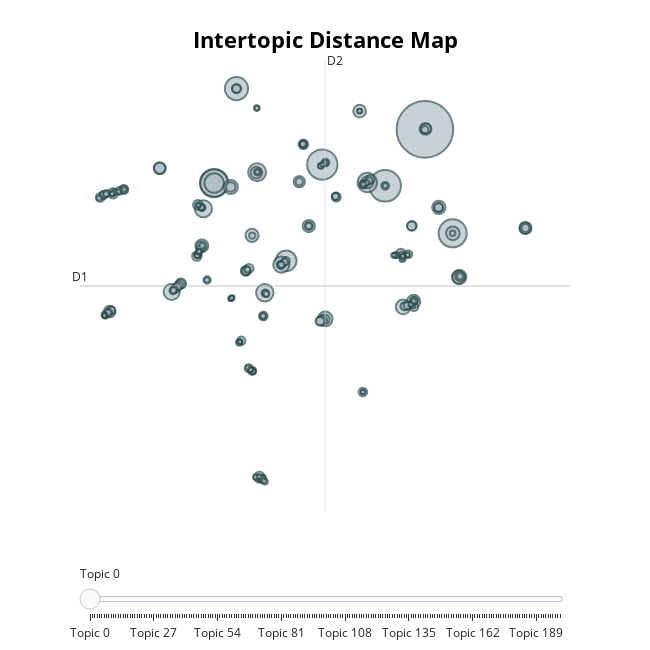

Write notebook code for a chart like this one.
### Markdown cell above
# Visualizing topics:
* Although the prior methods can be used to manually examine the textual contents of topics, visualizations can be an excellent way to succinctly communicate the same information. 

* Depending on the visualization, it can even reveal patterns that would be much harder/impossible to see through textual analysis - like inter-topic distance! 

* Let's see some examples!

### Code cell
# Create a 2D representation of your modeled topics & their pairwise distances: 
model.visualize_topics()

### Figure 1 — Plotly figure (JSON) as saved in the notebook; plotly's stock layout.template omitted (floating-point values rounded to 4 significant figures; data arrays with more than 128 entries replaced by an {"elided": "..."} marker saying what was removed)
{"data": [{"customdata": {"elided": "200x3 mixed values"}, "hovertemplate": "<b>Topic %{customdata[0]}</b><br>Words: %{customdata[1]}<br>Size: %{customdata[2]}", "legendgroup": "", "marker": {"color": "#B0BEC5", "line": {"color": "DarkSlateGrey", "width": 2}, "size": {"elided": "200 int values"}, "sizemode": "area", "sizeref": 1.147, "symbol": "circle"}, "mode": "markers", "name": "", "orientation": "v", "showlegend": false, "type": "scatter", "x": {"elided": "200 float values"}, "xaxis": "x", "y": {"elided": "200 float values"}, "yaxis": "y"}], "layout": {"annotations": [{"showarrow": false, "text": "D1", "x": -11.87, "y": -0.7367, "yshift": 10}, {"showarrow": false, "text": "D2", "x": 7.757, "xshift": 10, "y": 23.42}], "height": 650, "hoverlabel": {"bgcolor": "white", "font": {"family": "Rockwell", "size": 16}}, "legend": {"itemsizing": "constant", "tracegroupgap": 0}, "margin": {"t": 60}, "shapes": [{"line": {"color": "#CFD8DC", "width": 2}, "type": "line", "x0": 7.757, "x1": 7.757, "y0": -24.89, "y1": 23.42}, {"line": {"color": "#9E9E9E", "width": 2}, "type": "line", "x0": -11.87, "x1": 27.38, "y0": -0.7367, "y1": -0.7367}], "sliders": [{"active": 0, "pad": {"t": 50}, "steps": [{"args": [{"marker.color": {"elided": "1x200 str values"}}], "label": "Topic 0", "method": "update"}, {"args": [{"marker.color": {"elided": "1x200 str values"}}], "label": "Topic 1", "method": "update"}, {"args": [{"marker.color": {"elided": "1x200 str values"}}], "label": "Topic 2", "method": "update"}, {"args": [{"marker.color": {"elided": "1x200 str values"}}], "label": "Topic 3", "method": "update"}, {"args": [{"marker.color": {"elided": "1x200 str values"}}], "label": "Topic 4", "method": "update"}, {"args": [{"marker.color": {"elided": "1x200 str values"}}], "label": "Topic 5", "method": "update"}, {"args": [{"marker.color": {"elided": "1x200 str values"}}], "label": "Topic 6", "method": "update"}, {"args": [{"marker.color": {"elided": "1x200 str values"}}], "label": "Topic 7", "method": "update"}, {"args": [{"marker.color": {"elided": "1x200 str values"}}], "label": "Topic 8", "method": "update"}, {"args": [{"marker.color": {"elided": "1x200 str values"}}], "label": "Topic 9", "method": "update"}, {"args": [{"marker.color": {"elided": "1x200 str values"}}], "label": "Topic 10", "method": "update"}, {"args": [{"marker.color": {"elided": "1x200 str values"}}], "label": "Topic 11", "method": "update"}, {"args": [{"marker.color": {"elided": "1x200 str values"}}], "label": "Topic 12", "method": "update"}, {"args": [{"marker.color": {"elided": "1x200 str values"}}], "label": "Topic 13", "method": "update"}, {"args": [{"marker.color": {"elided": "1x200 str values"}}], "label": "Topic 14", "method": "update"}, {"args": [{"marker.color": {"elided": "1x200 str values"}}], "label": "Topic 15", "method": "update"}, {"args": [{"marker.color": {"elided": "1x200 str values"}}], "label": "Topic 16", "method": "update"}, {"args": [{"marker.color": {"elided": "1x200 str values"}}], "label": "Topic 17", "method": "update"}, {"args": [{"marker.color": {"elided": "1x200 str values"}}], "label": "Topic 18", "method": "update"}, {"args": [{"marker.color": {"elided": "1x200 str values"}}], "label": "Topic 19", "method": "update"}, {"args": [{"marker.color": {"elided": "1x200 str values"}}], "label": "Topic 20", "method": "update"}, {"args": [{"marker.color": {"elided": "1x200 str values"}}], "label": "Topic 21", "method": "update"}, {"args": [{"marker.color": {"elided": "1x200 str values"}}], "label": "Topic 22", "method": "update"}, {"args": [{"marker.color": {"elided": "1x200 str values"}}], "label": "Topic 23", "method": "update"}, {"args": [{"marker.color": {"elided": "1x200 str values"}}], "label": "Topic 24", "method": "update"}, {"args": [{"marker.color": {"elided": "1x200 str values"}}], "label": "Topic 25", "method": "update"}, {"args": [{"marker.color": {"elided": "1x200 str values"}}], "label": "Topic 26", "method": "update"}, {"args": [{"marker.color": {"elided": "1x200 str values"}}], "label": "Topic 27", "method": "update"}, {"args": [{"marker.color": {"elided": "1x200 str values"}}], "label": "Topic 28", "method": "update"}, {"args": [{"marker.color": {"elided": "1x200 str values"}}], "label": "Topic 29", "method": "update"}, {"args": [{"marker.color": {"elided": "1x200 str values"}}], "label": "Topic 30", "method": "update"}, {"args": [{"marker.color": {"elided": "1x200 str values"}}], "label": "Topic 31", "method": "update"}, {"args": [{"marker.color": {"elided": "1x200 str values"}}], "label": "Topic 32", "method": "update"}, {"args": [{"marker.color": {"elided": "1x200 str values"}}], "label": "Topic 33", "method": "update"}, {"args": [{"marker.color": {"elided": "1x200 str values"}}], "label": "Topic 34", "method": "update"}, {"args": [{"marker.color": {"elided": "1x200 str values"}}], "label": "Topic 35", "method": "update"}, {"args": [{"marker.color": {"elided": "1x200 str values"}}], "label": "Topic 36", "method": "update"}, {"args": [{"marker.color": {"elided": "1x200 str values"}}], "label": "Topic 37", "method": "update"}, {"args": [{"marker.color": {"elided": "1x200 str values"}}], "label": "Topic 38", "method": "update"}, {"args": [{"marker.color": {"elided": "1x200 str values"}}], "label": "Topic 39", "method": "update"}, {"args": [{"marker.color": {"elided": "1x200 str values"}}], "label": "Topic 40", "method": "update"}, {"args": [{"marker.color": {"elided": "1x200 str values"}}], "label": "Topic 41", "method": "update"}, {"args": [{"marker.color": {"elided": "1x200 str values"}}], "label": "Topic 42", "method": "update"}, {"args": [{"marker.color": {"elided": "1x200 str values"}}], "label": "Topic 43", "method": "update"}, {"args": [{"marker.color": {"elided": "1x200 str values"}}], "label": "Topic 44", "method": "update"}, {"args": [{"marker.color": {"elided": "1x200 str values"}}], "label": "Topic 45", "method": "update"}, {"args": [{"marker.color": {"elided": "1x200 str values"}}], "label": "Topic 46", "method": "update"}, {"args": [{"marker.color": {"elided": "1x200 str values"}}], "label": "Topic 47", "method": "update"}, {"args": [{"marker.color": {"elided": "1x200 str values"}}], "label": "Topic 48", "method": "update"}, {"args": [{"marker.color": {"elided": "1x200 str values"}}], "label": "Topic 49", "method": "update"}, {"args": [{"marker.color": {"elided": "1x200 str values"}}], "label": "Topic 50", "method": "update"}, {"args": [{"marker.color": {"elided": "1x200 str values"}}], "label": "Topic 51", "method": "update"}, {"args": [{"marker.color": {"elided": "1x200 str values"}}], "label": "Topic 52", "method": "update"}, {"args": [{"marker.color": {"elided": "1x200 str values"}}], "label": "Topic 53", "method": "update"}, {"args": [{"marker.color": {"elided": "1x200 str values"}}], "label": "Topic 54", "method": "update"}, {"args": [{"marker.color": {"elided": "1x200 str values"}}], "label": "Topic 55", "method": "update"}, {"args": [{"marker.color": {"elided": "1x200 str values"}}], "label": "Topic 56", "method": "update"}, {"args": [{"marker.color": {"elided": "1x200 str values"}}], "label": "Topic 57", "method": "update"}, {"args": [{"marker.color": {"elided": "1x200 str values"}}], "label": "Topic 58", "method": "update"}, {"args": [{"marker.color": {"elided": "1x200 str values"}}], "label": "Topic 59", "method": "update"}, {"args": [{"marker.color": {"elided": "1x200 str values"}}], "label": "Topic 60", "method": "update"}, {"args": [{"marker.color": {"elided": "1x200 str values"}}], "label": "Topic 61", "method": "update"}, {"args": [{"marker.color": {"elided": "1x200 str values"}}], "label": "Topic 62", "method": "update"}, {"args": [{"marker.color": {"elided": "1x200 str values"}}], "label": "Topic 63", "method": "update"}, {"args": [{"marker.color": {"elided": "1x200 str values"}}], "label": "Topic 64", "method": "update"}, {"args": [{"marker.color": {"elided": "1x200 str values"}}], "label": "Topic 65", "method": "update"}, {"args": [{"marker.color": {"elided": "1x200 str values"}}], "label": "Topic 66", "method": "update"}, {"args": [{"marker.color": {"elided": "1x200 str values"}}], "label": "Topic 67", "method": "update"}, {"args": [{"marker.color": {"elided": "1x200 str values"}}], "label": "Topic 68", "method": "update"}, {"args": [{"marker.color": {"elided": "1x200 str values"}}], "label": "Topic 69", "method": "update"}, {"args": [{"marker.color": {"elided": "1x200 str values"}}], "label": "Topic 70", "method": "update"}, {"args": [{"marker.color": {"elided": "1x200 str values"}}], "label": "Topic 71", "method": "update"}, {"args": [{"marker.color": {"elided": "1x200 str values"}}], "label": "Topic 72", "method": "update"}, {"args": [{"marker.color": {"elided": "1x200 str values"}}], "label": "Topic 73", "method": "update"}, {"args": [{"marker.color": {"elided": "1x200 str values"}}], "label": "Topic 74", "method": "update"}, {"args": [{"marker.color": {"elided": "1x200 str values"}}], "label": "Topic 75", "method": "update"}, {"args": [{"marker.color": {"elided": "1x200 str values"}}], "label": "Topic 76", "method": "update"}, {"args": [{"marker.color": {"elided": "1x200 str values"}}], "label": "Topic 77", "method": "update"}, {"args": [{"marker.color": {"elided": "1x200 str values"}}], "label": "Topic 78", "method": "update"}, {"args": [{"marker.color": {"elided": "1x200 str values"}}], "label": "Topic 79", "method": "update"}, {"args": [{"marker.color": {"elided": "1x200 str values"}}], "label": "Topic 80", "method": "update"}, {"args": [{"marker.color": {"elided": "1x200 str values"}}], "label": "Topic 81", "method": "update"}, {"args": [{"marker.color": {"elided": "1x200 str values"}}], "label": "Topic 82", "method": "update"}, {"args": [{"marker.color": {"elided": "1x200 str values"}}], "label": "Topic 83", "method": "update"}, {"args": [{"marker.color": {"elided": "1x200 str values"}}], "label": "Topic 84", "method": "update"}, {"args": [{"marker.color": {"elided": "1x200 str values"}}], "label": "Topic 85", "method": "update"}, {"args": [{"marker.color": {"elided": "1x200 str values"}}], "label": "Topic 86", "method": "update"}, {"args": [{"marker.color": {"elided": "1x200 str values"}}], "label": "Topic 87", "method": "update"}, {"args": [{"marker.color": {"elided": "1x200 str values"}}], "label": "Topic 88", "method": "update"}, {"args": [{"marker.color": {"elided": "1x200 str values"}}], "label": "Topic 89", "method": "update"}, {"args": [{"marker.color": {"elided": "1x200 str values"}}], "label": "Topic 90", "method": "update"}, {"args": [{"marker.color": {"elided": "1x200 str values"}}], "label": "Topic 91", "method": "update"}, {"args": [{"marker.color": {"elided": "1x200 str values"}}], "label": "Topic 92", "method": "update"}, {"args": [{"marker.color": {"elided": "1x200 str values"}}], "label": "Topic 93", "method": "update"}, {"args": [{"marker.color": {"elided": "1x200 str values"}}], "label": "Topic 94", "method": "update"}, {"args": [{"marker.color": {"elided": "1x200 str values"}}], "label": "Topic 95", "method": "update"}, {"args": [{"marker.color": {"elided": "1x200 str values"}}], "label": "Topic 96", "method": "update"}, {"args": [{"marker.color": {"elided": "1x200 str values"}}], "label": "Topic 97", "method": "update"}, {"args": [{"marker.color": {"elided": "1x200 str values"}}], "label": "Topic 98", "method": "update"}, {"args": [{"marker.color": {"elided": "1x200 str values"}}], "label": "Topic 99", "method": "update"}, {"args": [{"marker.color": {"elided": "1x200 str values"}}], "label": "Topic 100", "method": "update"}, {"args": [{"marker.color": {"elided": "1x200 str values"}}], "label": "Topic 101", "method": "update"}, {"args": [{"marker.color": {"elided": "1x200 str values"}}], "label": "Topic 102", "method": "update"}, {"args": [{"marker.color": {"elided": "1x200 str values"}}], "label": "Topic 103", "method": "update"}, {"args": [{"marker.color": {"elided": "1x200 str values"}}], "label": "Topic 104", "method": "update"}, {"args": [{"marker.color": {"elided": "1x200 str values"}}], "label": "Topic 105", "method": "update"}, {"args": [{"marker.color": {"elided": "1x200 str values"}}], "label": "Topic 106", "method": "update"}, {"args": [{"marker.color": {"elided": "1x200 str values"}}], "label": "Topic 107", "method": "update"}, {"args": [{"marker.color": {"elided": "1x200 str values"}}], "label": "Topic 108", "method": "update"}, {"args": [{"marker.color": {"elided": "1x200 str values"}}], "label": "Topic 109", "method": "update"}, {"args": [{"marker.color": {"elided": "1x200 str values"}}], "label": "Topic 110", "method": "update"}, {"args": [{"marker.color": {"elided": "1x200 str values"}}], "label": "Topic 111", "method": "update"}, {"args": [{"marker.color": {"elided": "1x200 str values"}}], "label": "Topic 112", "method": "update"}, {"args": [{"marker.color": {"elided": "1x200 str values"}}], "label": "Topic 113", "method": "update"}, {"args": [{"marker.color": {"elided": "1x200 str values"}}], "label": "Topic 114", "method": "update"}, {"args": [{"marker.color": {"elided": "1x200 str values"}}], "label": "Topic 115", "method": "update"}, {"args": [{"marker.color": {"elided": "1x200 str values"}}], "label": "Topic 116", "method": "update"}, {"args": [{"marker.color": {"elided": "1x200 str values"}}], "label": "Topic 117", "method": "update"}, {"args": [{"marker.color": {"elided": "1x200 str values"}}], "label": "Topic 118", "method": "update"}, {"args": [{"marker.color": {"elided": "1x200 str values"}}], "label": "Topic 119", "method": "update"}, {"args": [{"marker.color": {"elided": "1x200 str values"}}], "label": "Topic 120", "method": "update"}, {"args": [{"marker.color": {"elided": "1x200 str values"}}], "label": "Topic 121", "method": "update"}, {"args": [{"marker.color": {"elided": "1x200 str values"}}], "label": "Topic 122", "method": "update"}, {"args": [{"marker.color": {"elided": "1x200 str values"}}], "label": "Topic 123", "method": "update"}, {"args": [{"marker.color": {"elided": "1x200 str values"}}], "label": "Topic 124", "method": "update"}, {"args": [{"marker.color": {"elided": "1x200 str values"}}], "label": "Topic 125", "method": "update"}, {"args": [{"marker.color": {"elided": "1x200 str values"}}], "label": "Topic 126", "method": "update"}, {"args": [{"marker.color": {"elided": "1x200 str values"}}], "label": "Topic 127", "method": "update"}, {"args": [{"marker.color": {"elided": "1x200 str values"}}], "label": "Topic 128", "method": "update"}, {"args": [{"marker.color": {"elided": "1x200 str values"}}], "label": "Topic 129", "method": "update"}, {"args": [{"marker.color": {"elided": "1x200 str values"}}], "label": "Topic 130", "method": "update"}, {"args": [{"marker.color": {"elided": "1x200 str values"}}], "label": "Topic 131", "method": "update"}, {"args": [{"marker.color": {"elided": "1x200 str values"}}], "label": "Topic 132", "method": "update"}, {"args": [{"marker.color": {"elided": "1x200 str values"}}], "label": "Topic 133", "method": "update"}, {"args": [{"marker.color": {"elided": "1x200 str values"}}], "label": "Topic 134", "method": "update"}, {"args": [{"marker.color": {"elided": "1x200 str values"}}], "label": "Topic 135", "method": "update"}, {"args": [{"marker.color": {"elided": "1x200 str values"}}], "label": "Topic 136", "method": "update"}, {"args": [{"marker.color": {"elided": "1x200 str values"}}], "label": "Topic 137", "method": "update"}, {"args": [{"marker.color": {"elided": "1x200 str values"}}], "label": "Topic 138", "method": "update"}, {"args": [{"marker.color": {"elided": "1x200 str values"}}], "label": "Topic 139", "method": "update"}, {"args": [{"marker.color": {"elided": "1x200 str values"}}], "label": "Topic 140", "method": "update"}, {"args": [{"marker.color": {"elided": "1x200 str values"}}], "label": "Topic 141", "method": "update"}, {"args": [{"marker.color": {"elided": "1x200 str values"}}], "label": "Topic 142", "method": "update"}, {"args": [{"marker.color": {"elided": "1x200 str values"}}], "label": "Topic 143", "method": "update"}, {"args": [{"marker.color": {"elided": "1x200 str values"}}], "label": "Topic 144", "method": "update"}, {"args": [{"marker.color": {"elided": "1x200 str values"}}], "label": "Topic 145", "method": "update"}, {"args": [{"marker.color": {"elided": "1x200 str values"}}], "label": "Topic 146", "method": "update"}, {"args": [{"marker.color": {"elided": "1x200 str values"}}], "label": "Topic 147", "method": "update"}, {"args": [{"marker.color": {"elided": "1x200 str values"}}], "label": "Topic 148", "method": "update"}, {"args": [{"marker.color": {"elided": "1x200 str values"}}], "label": "Topic 149", "method": "update"}, {"args": [{"marker.color": {"elided": "1x200 str values"}}], "label": "Topic 150", "method": "update"}, {"args": [{"marker.color": {"elided": "1x200 str values"}}], "label": "Topic 151", "method": "update"}, {"args": [{"marker.color": {"elided": "1x200 str values"}}], "label": "Topic 152", "method": "update"}, {"args": [{"marker.color": {"elided": "1x200 str values"}}], "label": "Topic 153", "method": "update"}, {"args": [{"marker.color": {"elided": "1x200 str values"}}], "label": "Topic 154", "method": "update"}, {"args": [{"marker.color": {"elided": "1x200 str values"}}], "label": "Topic 155", "method": "update"}, {"args": [{"marker.color": {"elided": "1x200 str values"}}], "label": "Topic 156", "method": "update"}, {"args": [{"marker.color": {"elided": "1x200 str values"}}], "label": "Topic 157", "method": "update"}, {"args": [{"marker.color": {"elided": "1x200 str values"}}], "label": "Topic 158", "method": "update"}, {"args": [{"marker.color": {"elided": "1x200 str values"}}], "label": "Topic 159", "method": "update"}, {"args": [{"marker.color": {"elided": "1x200 str values"}}], "label": "Topic 160", "method": "update"}, {"args": [{"marker.color": {"elided": "1x200 str values"}}], "label": "Topic 161", "method": "update"}, {"args": [{"marker.color": {"elided": "1x200 str values"}}], "label": "Topic 162", "method": "update"}, {"args": [{"marker.color": {"elided": "1x200 str values"}}], "label": "Topic 163", "method": "update"}, {"args": [{"marker.color": {"elided": "1x200 str values"}}], "label": "Topic 164", "method": "update"}, {"args": [{"marker.color": {"elided": "1x200 str values"}}], "label": "Topic 165", "method": "update"}, {"args": [{"marker.color": {"elided": "1x200 str values"}}], "label": "Topic 166", "method": "update"}, {"args": [{"marker.color": {"elided": "1x200 str values"}}], "label": "Topic 167", "method": "update"}, {"args": [{"marker.color": {"elided": "1x200 str values"}}], "label": "Topic 168", "method": "update"}, {"args": [{"marker.color": {"elided": "1x200 str values"}}], "label": "Topic 169", "method": "update"}, {"args": [{"marker.color": {"elided": "1x200 str values"}}], "label": "Topic 170", "method": "update"}, {"args": [{"marker.color": {"elided": "1x200 str values"}}], "label": "Topic 171", "method": "update"}, {"args": [{"marker.color": {"elided": "1x200 str values"}}], "label": "Topic 172", "method": "update"}, {"args": [{"marker.color": {"elided": "1x200 str values"}}], "label": "Topic 173", "method": "update"}, {"args": [{"marker.color": {"elided": "1x200 str values"}}], "label": "Topic 174", "method": "update"}, {"args": [{"marker.color": {"elided": "1x200 str values"}}], "label": "Topic 175", "method": "update"}, {"args": [{"marker.color": {"elided": "1x200 str values"}}], "label": "Topic 176", "method": "update"}, {"args": [{"marker.color": {"elided": "1x200 str values"}}], "label": "Topic 177", "method": "update"}, {"args": [{"marker.color": {"elided": "1x200 str values"}}], "label": "Topic 178", "method": "update"}, {"args": [{"marker.color": {"elided": "1x200 str values"}}], "label": "Topic 179", "method": "update"}, {"args": [{"marker.color": {"elided": "1x200 str values"}}], "label": "Topic 180", "method": "update"}, {"args": [{"marker.color": {"elided": "1x200 str values"}}], "label": "Topic 181", "method": "update"}, {"args": [{"marker.color": {"elided": "1x200 str values"}}], "label": "Topic 182", "method": "update"}, {"args": [{"marker.color": {"elided": "1x200 str values"}}], "label": "Topic 183", "method": "update"}, {"args": [{"marker.color": {"elided": "1x200 str values"}}], "label": "Topic 184", "method": "update"}, {"args": [{"marker.color": {"elided": "1x200 str values"}}], "label": "Topic 185", "method": "update"}, {"args": [{"marker.color": {"elided": "1x200 str values"}}], "label": "Topic 186", "method": "update"}, {"args": [{"marker.color": {"elided": "1x200 str values"}}], "label": "Topic 187", "method": "update"}, {"args": [{"marker.color": {"elided": "1x200 str values"}}], "label": "Topic 188", "method": "update"}, {"args": [{"marker.color": {"elided": "1x200 str values"}}], "label": "Topic 189", "method": "update"}, {"args": [{"marker.color": {"elided": "1x200 str values"}}], "label": "Topic 190", "method": "update"}, {"args": [{"marker.color": {"elided": "1x200 str values"}}], "label": "Topic 191", "method": "update"}, {"args": [{"marker.color": {"elided": "1x200 str values"}}], "label": "Topic 192", "method": "update"}, {"args": [{"marker.color": {"elided": "1x200 str values"}}], "label": "Topic 193", "method": "update"}, {"args": [{"marker.color": {"elided": "1x200 str values"}}], "label": "Topic 194", "method": "update"}, {"args": [{"marker.color": {"elided": "1x200 str values"}}], "label": "Topic 195", "method": "update"}, {"args": [{"marker.color": {"elided": "1x200 str values"}}], "label": "Topic 196", "method": "update"}, {"args": [{"marker.color": {"elided": "1x200 str values"}}], "label": "Topic 197", "method": "update"}, {"args": [{"marker.color": {"elided": "1x200 str values"}}], "label": "Topic 198", "method": "update"}, {"args": [{"marker.color": {"elided": "1x200 str values"}}], "label": "Topic 199", "method": "update"}]}], "title": {"font": {"color": "Black", "size": 22}, "text": "<b>Intertopic Distance Map", "x": 0.5, "xanchor": "center", "y": 0.95, "yanchor": "top"}, "width": 650, "xaxis": {"anchor": "y", "domain": [0, 1], "range": [-11.87, 27.38], "title": {"text": ""}, "visible": false}, "yaxis": {"anchor": "x", "domain": [0, 1], "range": [-24.89, 23.42], "title": {"text": ""}, "visible": false}}}
